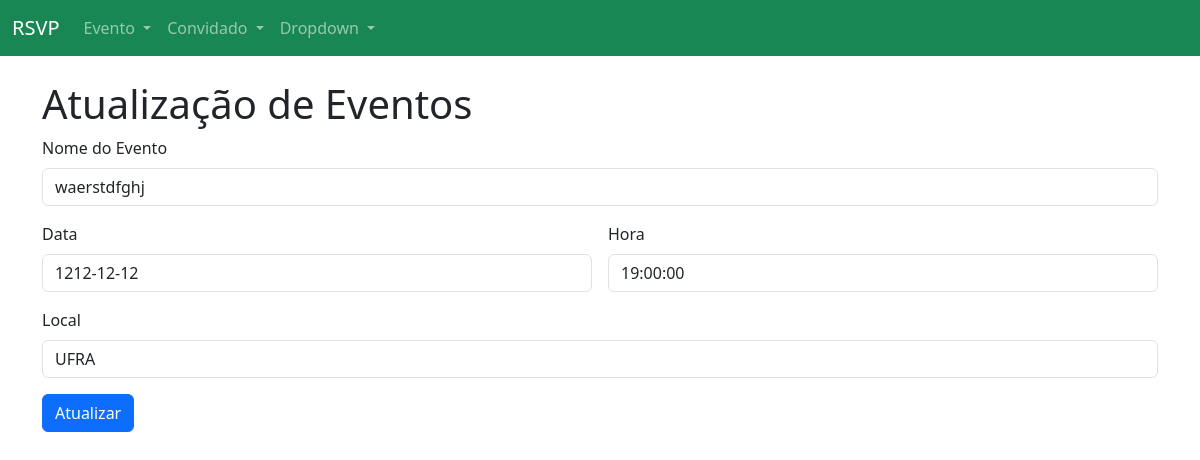
The page /eventoeditar/1/ on the database as committed earlier.
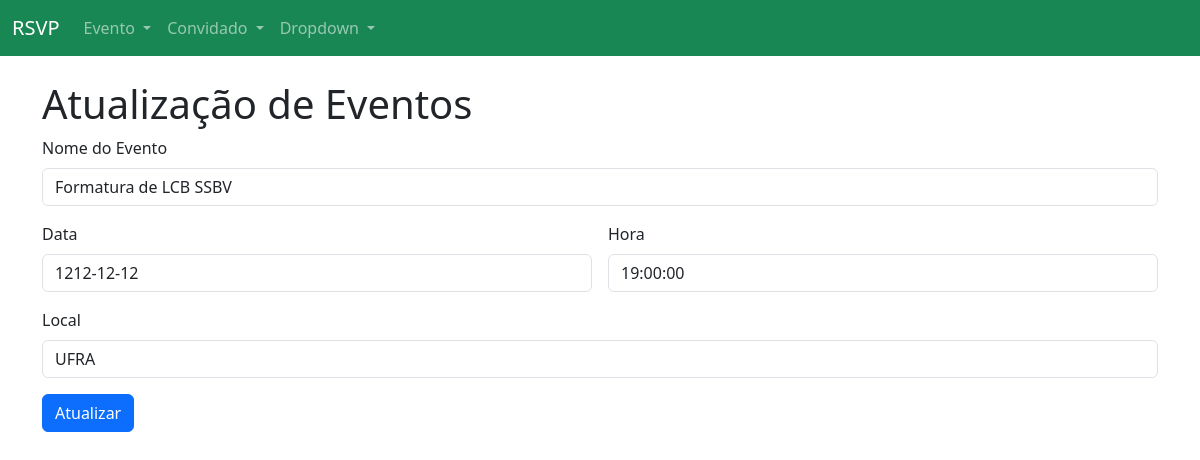
The same page on the database as committed later.
### convidados/models.py (models this page shows, shortened)
class Eventos(models.Model):
    nome = models.CharField(max_length=100)
    data = models.DateField()
    hora = models.TimeField()
    local = models.CharField(max_length=100)

### convidados/views.py (the view)
# urls.py: path('eventoeditar/<int:id>/', eventoeditar, name='eventoeditar'),
def eventoeditar(request, id):
    evento = None
    if id:
        evento = get_object_or_404(Eventos, pk=id)
    if request.method == 'POST':
        form = EventosForm(request.POST, request.FILES, instance=evento)
        if form.is_valid():
            form.save()
            return redirect('convidados:eventolistar')
    else:
        form = EventosForm(instance=evento)
    return render(request, 'convidados/eventoCadastrar.html', {'form':form})

### convidados/forms.py
class EventosForm(forms.ModelForm):
    class Meta:
        model = Eventos
        fields = '__all__'
        widgets = {
            'nome': forms.TextInput(attrs={'class': 'form-control', 'placeholder': 'Nome do Evento'}),
            'data': forms.DateInput(attrs={'class': 'form-control', 'placeholder': 'Data do Evento'}),
            'hora': forms.TimeInput(attrs={'class': 'form-control', 'placeholder': 'Hora do Evento'}),
            'local': forms.TextInput(attrs={'class': 'form-control', 'placeholder': 'Local do Evento'}),
        }

### templates/convidados/eventoCadastrar.html (shortened to what this page needs)
{% extends 'convidados/menu.html' %}
{% load static %}
{% block body %}
<br>
<div class="container">
    <h1>{% if form.instance.id %}
        Atualização de Eventos
        {% else %}
        Cadastro de Eventos
        {% endif %}</h1>
    <form class="row g-3" method="POST" enctype="multipart/form-data">
        <div class="col-12">
            <label class="form-label">Nome do Evento</label>
            {{form.nome}}
        </div>
        <div class="col-md-6">
            <label class="form-label">Data</label>
            {{form.data}}
        </div>
        <div class="col-md-6">
            <label class="form-label">Hora</label>
            {{form.hora}}
        </div>
        <div class="col-12">
            <label class="form-label">Local</label>
            {{form.local}}
        </div>
        <div class="col-12">
            <button type="submit" class="btn btn-primary">{% if form.instance.id %}
                Atualizar
                {% else %}
                Cadastrar
                {% endif %}</button>
        </div>
    </form>
</div>
{% endblock %}

Rows that differ between the two databases and show on the page:
changed Eventos "UFRA": nome "waerstdfghj" → "Formatura de LCB SSBV"
